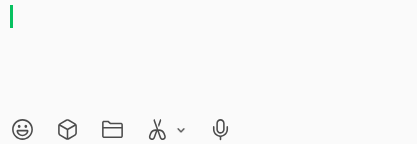
#> input picture automation/Addfriend/cache/template_20260622_160214_20260622_164917.png, 417 x 144 px; its folder holds only this picture in this run
$ python -i ocr_manager.py   (imports and definitions only)   (older library calls are emulated)
#> lines starting #> are read from the running program, lines starting #| are printed output that depends on the picture; after the words box and inside, x2 and y2 are one past the last pixel; in counts of white or black regions, pixels touching at a corner belong together
### automation/autodoor_behavior_tree/bt_utils/singleton.py
"""
单例模式装饰器

提供线程安全的单例模式实现。
"""
import threading
from typing import TypeVar, Callable, Any

T = TypeVar('T')


def singleton(cls: type) -> type:
    """线程安全的单例装饰器

    使用方式:
        @singleton
        class MyClass:
            pass

        instance = MyClass()  # 总是返回同一个实例

    特点:
        1. 线程安全：使用双重检查锁定
        2. 延迟初始化：首次调用时创建实例
        3. 透明使用：对调用者完全透明
        4. 保留类的静态方法和类方法
    """
    _instance = None
    _lock = threading.Lock()

    class SingletonWrapper(cls):
        """单例包装器，继承原始类以保留所有属性"""

        _original_class = cls
        _is_singleton = True
        _singleton_instance = None
        _singleton_lock = _lock

        # [16 lines left out: functions __new__, __init__, not called in this run]

    SingletonWrapper.__name__ = cls.__name__
    SingletonWrapper.__qualname__ = cls.__qualname__
    SingletonWrapper.__doc__ = cls.__doc__
    SingletonWrapper.__module__ = cls.__module__

    return SingletonWrapper


def is_singleton(cls: type) -> bool:
    """检查类是否为单例"""
    return getattr(cls, '_is_singleton', False)


# [13 lines left out: function reset_singleton, not called in this run]

### automation/autodoor_behavior_tree/bt_utils/ocr_manager.py
from rapidocr import RapidOCR
from PIL import Image, ImageEnhance, ImageFilter
from typing import Tuple, Optional, Dict, Any
from dataclasses import dataclass
import numpy as np
import re
import time
import hashlib
import threading
import cv2
import logging
from bt_utils.singleton import singleton

_logger = logging.getLogger(__name__)


@dataclass
class ImageFeatures:
    """图像特征分析结果"""

    width: int
    height: int
    min_dimension: int
    mean_brightness: float
    brightness_std: float
    contrast: float
    is_low_contrast: bool
    noise_level: float
    has_noise: bool
    estimated_char_height: int
    is_small_font: bool
    is_dark_background: bool
    has_gradient: bool


class ImageFeatureAnalyzer:
    """图像特征分析器"""

    LOW_CONTRAST_THRESHOLD = 0.3
    NOISE_THRESHOLD = 0.5
    DARK_BACKGROUND_THRESHOLD = 128
    SMALL_FONT_HEIGHT_THRESHOLD = 15
    DEFAULT_CHAR_HEIGHT = 20
    MIN_CONTOUR_HEIGHT = 5
    GRADIENT_EDGE_DENSITY_THRESHOLD = 0.05
    GRADIENT_BRIGHTNESS_STD_THRESHOLD = 30
    CANNY_LOW_THRESHOLD = 50
    CANNY_HIGH_THRESHOLD = 150

    # [63 lines left out: function analyze, not called in this run]


class SmartScaleStrategy:
    """智能放大策略"""

    TARGET_CHAR_HEIGHT = 15
    MAX_SCALE_FACTOR = 4.0
    SAFE_MIN_SIDE_LEN = 800

    # [37 lines left out: functions calculate_scale_factor, scale_image, not called in this run]


@dataclass
class PreprocessConfig:
    """预处理配置参数"""

    scale_factor: float = 1.0
    denoise_enabled: bool = True
    denoise_method: str = "median"
    denoise_kernel_size: int = 3
    contrast_enabled: bool = True
    contrast_method: str = "simple"
    contrast_factor: float = 2.0
    clahe_clip_limit: float = 2.0
    sharpness_enabled: bool = True
    sharpness_factor: float = 2.0
    sharpness_iterations: int = 2
    binarization_method: str = "fixed"
    binarization_threshold: int = 130
    binarization_block_size: int = 11
    binarization_c: int = 2


class AutoConfigSelector:
    """自动配置选择器"""

    def __init__(self):
        self._analyzer = ImageFeatureAnalyzer()
        self._scale_strategy = SmartScaleStrategy()

    # [44 lines left out: function select_config, not called in this run]


class PreprocessExecutor:
    """预处理执行器"""

    def __init__(self):
        self._scale_strategy = SmartScaleStrategy()

    # [60 lines left out: function execute, not called in this run]


CHAR_WIDTH_FACTORS = {
    'chinese': 2.0,
    'fullwidth': 2.0,
    'uppercase': 1.2,
    'lowercase': 1.0,
    'digit': 1.0,
    'space': 0.5,
    'punctuation': 0.6,
    'other': 1.0,
}


# [73 lines left out: functions get_char_width_factor, calculate_keyword_position, not called in this run]


# [626 lines that did not run here, left out]

>>> import cv2
>>> picture = cv2.cvtColor(cv2.imread('../../Addfriend/cache/template_20260622_160214_20260622_164917.png'), cv2.COLOR_BGR2RGB)
>>> result = ImageFeatureAnalyzer().analyze(picture)
#> in analyze, `mean_brightness = float(np.mean(gray))`: mean_brightness = 248
#> in analyze, `brightness_std = float(np.std(gray))`: brightness_std = 16.42
#> in analyze, `min_val = float(np.min(gray))`: min_val = 76
#> in analyze, `max_val = float(np.max(gray))`: max_val = 250
#> in analyze, `contrast = (max_val - min_val) / (max_val + min_val + 1e-6)`: contrast = 0.534
#> in analyze, `is_low_contrast = contrast < self.LOW_CONTRAST_THRESHOLD`: is_low_contrast = False
#> in analyze, `laplacian = cv2.Laplacian(gray, cv2.CV_64F)`:
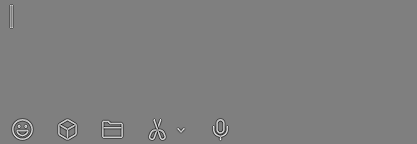
#> laplacian: shape (144, 417) float64; min -414, max 416, mean 0; drawn with min black and max white
#> in analyze, `noise_level = float(laplacian.var() / 10000)`: noise_level = 0.0731
#> in analyze, `has_noise = noise_level > self.NOISE_THRESHOLD`: has_noise = False
#> in analyze, `_, binary = cv2.threshold(gray, 0, 255, cv2.THRESH_BINARY + cv2.THRESH..`:
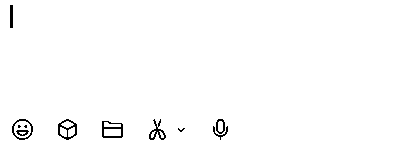
#> binary: shape (144, 417); 98.7% white; black in thin lines or dots, all inside (x1, y1, x2, y2) = (10, 5, 228, 140)
#> in analyze, `contours, _ = cv2.findContours(binary, cv2.RETR_EXTERNAL, cv2.CHAIN_AP..`: contours = [[[0, 0], [0, 143], [416, 143], [416, 0]]]
#> in analyze, `heights = [cv2.boundingRect(c)[3] for c in contours if cv2.boundingRec..`: heights = [144]
#> in analyze, `estimated_char_height = int(np.median(heights)) if heights else self.D..`: estimated_char_height = 144
#> in analyze, `is_small_font = estimated_char_height < self.SMALL_FONT_HEIGHT_THRESHOLD`: is_small_font = False
#> in analyze, `edges = cv2.Canny(gray, self.CANNY_LOW_THRESHOLD, self.CANNY_HIGH_THRE..`:
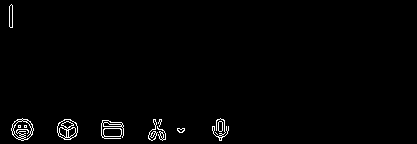
#> edges: shape (144, 417); 1.3% white in thin lines or dots, all inside (x1, y1, x2, y2) = (9, 4, 229, 141)
#> in analyze, `edge_density = float(np.sum(edges > 0)) / (width * height)`: edge_density = 0.0133
#> in analyze, `has_gradient = edge_density < self.GRADIENT_EDGE_DENSITY_THRESHOLD and..`: has_gradient = False
